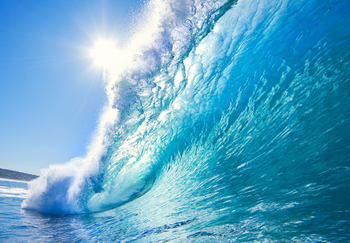
#> input picture images/003_Wave.png, 350 x 243 px
$ python 015_color_histograms.py --image images/003_Wave.png
#> lines starting #> are read from the running program, lines starting #| are printed output that depends on the picture
# Usage
# python 015_color_histograms.py --image images/001_Image.jpg

# Histograms Represent Distribution Of Pixel Intensities (Color Or Grayscale)
# X-Axis: Bins
# Y-Axis: Num Of Pxs Binned To X-Axis
# If Using 256 Bins With RGB Image, We Are Effectively Counting Number Of
# Times Each Pixel Value Occurs. In Contrast, If We Use Only 2 (Equally Spaced)
# Bins, We Are Counting Number Of Times A Px Is In Range [0,128) or [128,255].

# cv2.calcHist(image, channels, mask, histSize, ranges)
# Ex: cv2.calcHist(image, [0,1,2], None, [32,32,32], [0,256])
# Calculate Histogram for 'image', all RGB channels, No Mask, 32 Bins Per Channel, For Full Range


# Import Needed Packages
from __future__ import print_function
from matplotlib import pyplot as plt
import numpy as np
import argparse
import cv2


# Construct Argument Parser And Parse Arguments
ap = argparse.ArgumentParser()
ap.add_argument("-i", "--image", required=True, help="Path To Image")
args = vars(ap.parse_args())


# Load And Display Image
image = cv2.imread(args["image"])
#> image is the input picture: shape (243, 350, 3); mean B, G, R 199.1, 166.5, 93.5
cv2.imshow("Original", image)
cv2.waitKey(0)


# Split Channels
chans = cv2.split(image)

# Define Colors And Plot Parameters
colors = ("b", "g", "r")
plt.figure()
plt.title("'Flattened' Color Histogram")
plt.xlabel("Bins")
plt.ylabel("# Of Pixels")

# Iterate Over Channels
for (chan, color) in zip(chans, colors):
	# Create For Current Histogram And Plot
	hist = cv2.calcHist([chan], [0], None, [256], [0, 256])
	plt.plot(hist, color=color)
	plt.xlim([0, 256])
	plt.show()
	cv2.waitKey(0)
#> this loop made 3 passes
#> color on passes 1 to 3: 'b', 'g', 'r'
#> pass 1, `plt.show()`:
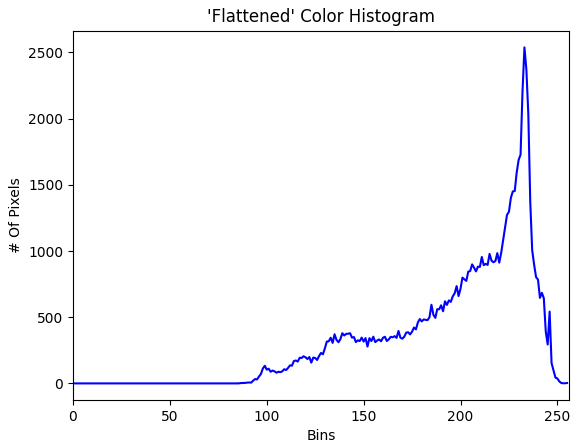
#> figure drawn by matplotlib, 1 panel; curve peaks at x = 233, y = 2538
#> pass 2, `plt.show()`:
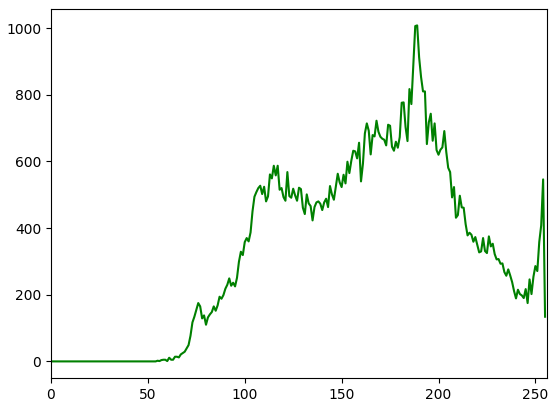
#> figure drawn by matplotlib, 1 panel; curve peaks at x = 189, y = 1008


# Let's Automate Building 2D Histograms
fig = plt.figure()

ax = fig.add_subplot(131)
hist = cv2.calcHist([chans[1], chans[0]], [0,1], None, [32,32], [0,256,0,256])
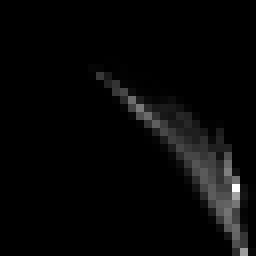
#> hist: shape (32, 32) float32 (shown 8 times larger); min 0, max 2979, mean 83.1; drawn with min black and max white
p = ax.imshow(hist, interpolation="nearest")
ax.set_title("2D Color Histogram For G And B")
plt.colorbar(p)

ax = fig.add_subplot(132)
hist = cv2.calcHist([chans[1], chans[2]], [0,1], None, [32,32], [0,256,0,256])
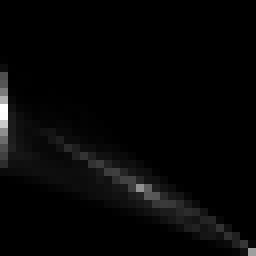
#> hist: shape (32, 32) float32 (shown 8 times larger); min 0, max 3408, mean 83.1; drawn with min black and max white
p = ax.imshow(hist, interpolation="nearest")
ax.set_title("2D Color Histogram For G And R")
plt.colorbar(p)

ax = fig.add_subplot(133)
hist = cv2.calcHist([chans[0], chans[2]], [0,1], None, [32,32], [0,256,0,256])
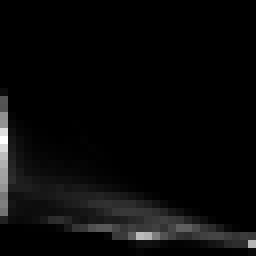
#> hist: shape (32, 32) float32 (shown 8 times larger); min 0, max 2330, mean 83.1; drawn with min black and max white
p = ax.imshow(hist, interpolation="nearest")
ax.set_title("2D Color Histogram For B And R")
plt.colorbar(p)

plt.show()
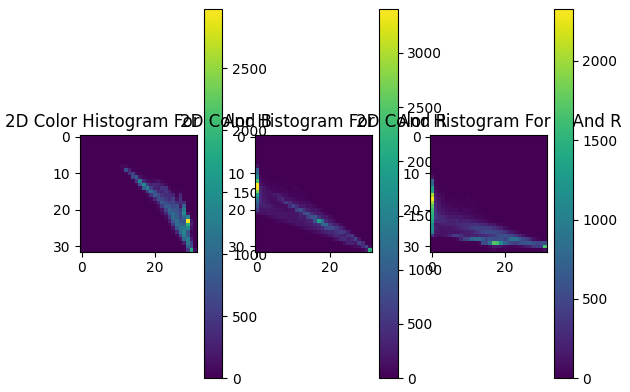
#> figure drawn by matplotlib, 6 panels

print("2D Histogram Shape: {}, With {} Values".format(hist.shape, hist.flatten().shape[0]))
#| 2D Histogram Shape: (32, 32), With 1024 Values
cv2.waitKey(0)

$ run again, on images/006_coins.png
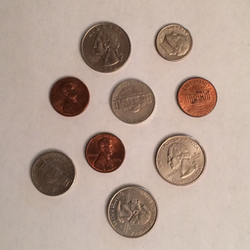
#> input picture images/006_coins.png, 250 x 250 px
#> image is the input picture: shape (250, 250, 3); mean B, G, R 147.7, 159.9, 180.7
#> the loop `for (chan, color) in zip(chans, colors):` made 3 passes
#> color on passes 1 to 3: 'b', 'g', 'r'
#> pass 1, `plt.show()`:
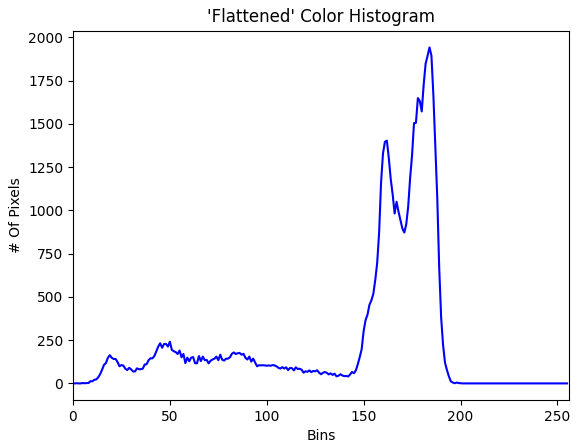
#> figure drawn by matplotlib, 1 panel; curve peaks at x = 184, y = 1942
#> `hist = cv2.calcHist([chans[1], chans[2]], [0,1], None, [32,32], [0,256..`:
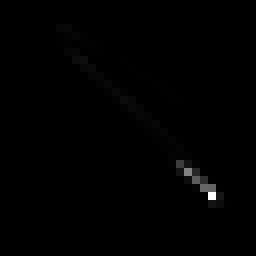
#> hist: shape (32, 32) float32 (shown 8 times larger); min 0, max 12550, mean 61; drawn with min black and max white
#| 2D Histogram Shape: (32, 32), With 1024 Values
